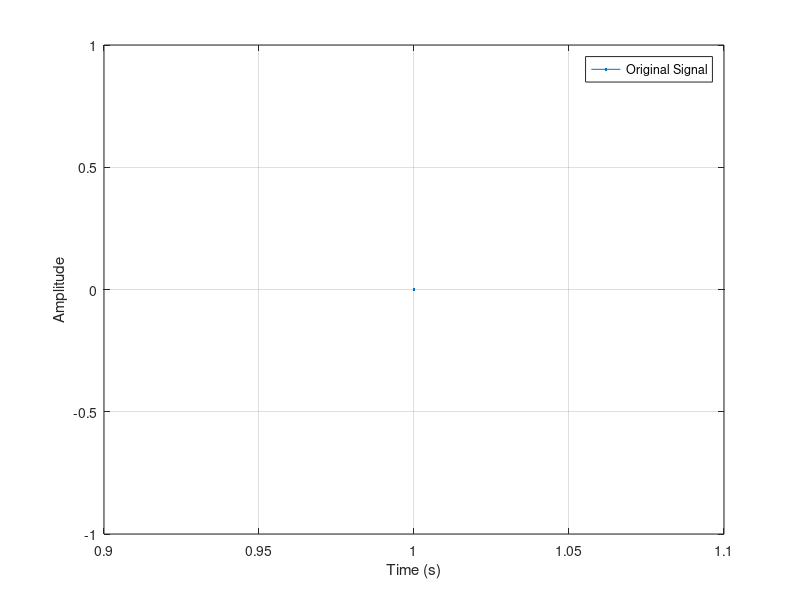

Write MATLAB code to recreate this figure. (Note: this script raises an error after producing the figure.)
clc 
clear all
m =1;
fs = 80; 
fc = 10000;  
t = (0:1/fs:0.01)';

s = 10*sin(2*pi*300*t)+2*sin(2*pi*600*t);
c = (10/m)*sin(2*pi*fc*t);

figure(1);
plot(t,s,t,c);
xlabel('Time (s)')
ylabel('Amplitude')
legend('Original Signal','Carrier Signal');
grid on;

s_f = fftshift(fft(s));

w = (-(length(s_f)-1)/2:-(length(s_f) - 1)/2)';

plot(abs(s_f));
xlabel('Time (s)')
ylabel('Amplitude')
legend('Original Signal','Carrier Signal');
grid on;

%%
y = ammod(s,fc,fs);

plot(t,s,'c',t,y,'b--')
xlabel('Time (s)')
ylabel('Amplitude')
legend('Original Signal','Modulated Signal')
grid on

%Demodulation
z = amdemod(y,fc,fs);

plot(t,s,'c',t,z,'b--')
xlabel('Time (s)')
ylabel('Amplitude')
legend('Original Signal','Modulated Signal')
grid on

